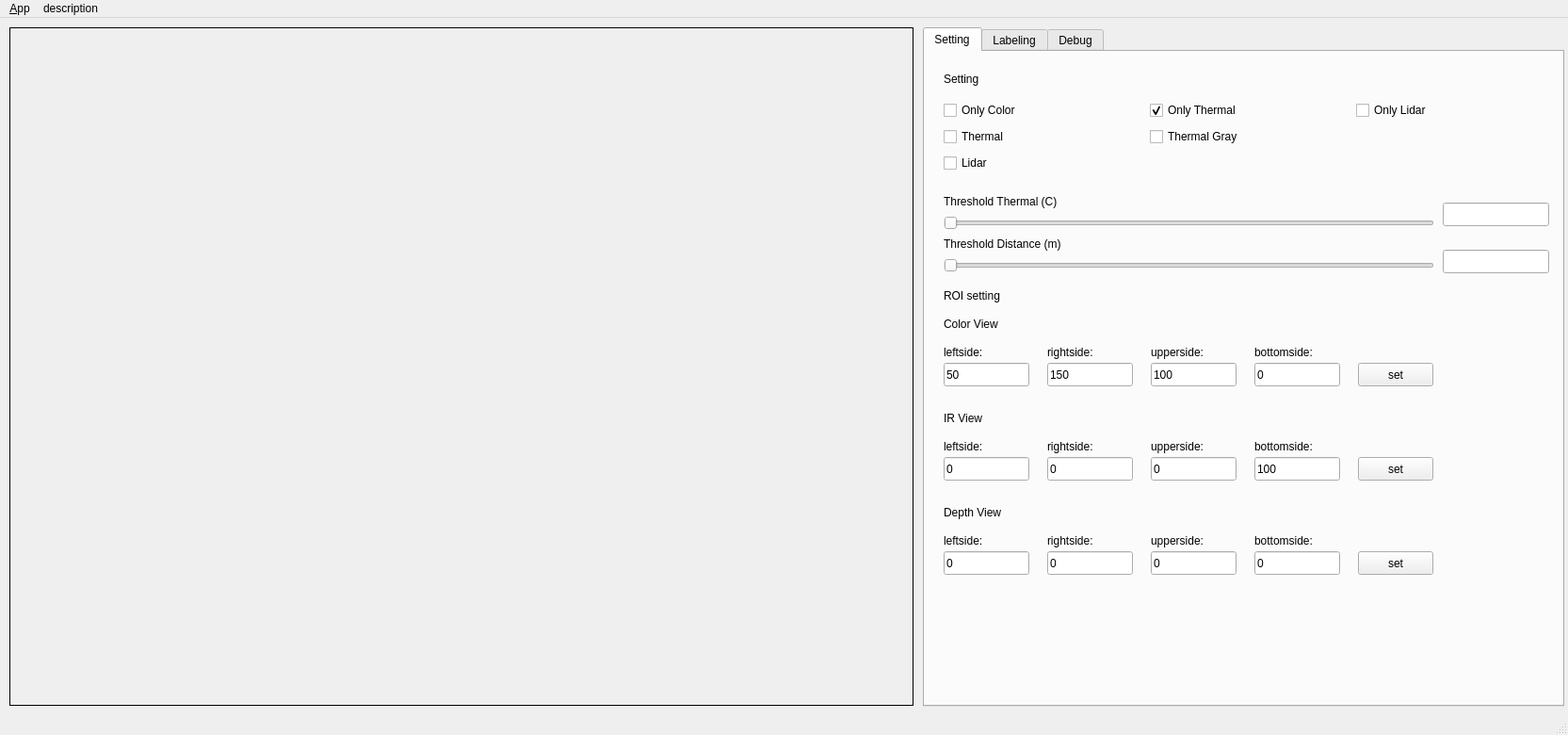
<?xml version="1.0" encoding="UTF-8"?>
<ui version="4.0">
 <class>MainWindowDesign</class>
 <widget class="QMainWindow" name="MainWindowDesign">
  <property name="geometry">
   <rect>
    <x>0</x>
    <y>0</y>
    <width>1665</width>
    <height>780</height>
   </rect>
  </property>
  <property name="windowTitle">
   <string>multi_cam</string>
  </property>
  <property name="windowIcon">
   <iconset>
    <normaloff>:/images/icon.png</normaloff>:/images/icon.png</iconset>
  </property>
  <property name="locale">
   <locale language="English" country="Australia"/>
  </property>
  <widget class="QWidget" name="centralwidget">
   <widget class="my_qlabel" name="labelOrg">
    <property name="geometry">
     <rect>
      <x>10</x>
      <y>10</y>
      <width>960</width>
      <height>720</height>
     </rect>
    </property>
    <property name="sizePolicy">
     <sizepolicy hsizetype="Preferred" vsizetype="Preferred">
      <horstretch>0</horstretch>
      <verstretch>0</verstretch>
     </sizepolicy>
    </property>
    <property name="frameShape">
     <enum>QFrame::Box</enum>
    </property>
    <property name="text">
     <string/>
    </property>
   </widget>
   <widget class="QTabWidget" name="tabWidget">
    <property name="geometry">
     <rect>
      <x>980</x>
      <y>10</y>
      <width>681</width>
      <height>721</height>
     </rect>
    </property>
    <property name="currentIndex">
     <number>0</number>
    </property>
    <widget class="QWidget" name="tab_Setting">
     <attribute name="title">
      <string>Setting</string>
     </attribute>
     <widget class="QWidget" name="layoutWidget">
      <property name="geometry">
       <rect>
        <x>20</x>
        <y>50</y>
        <width>651</width>
        <height>83</height>
       </rect>
      </property>
      <layout class="QGridLayout" name="gridLayout_2">
       <item row="0" column="0">
        <widget class="QCheckBox" name="checkBox_only_color">
         <property name="text">
          <string>Only Color</string>
         </property>
         <property name="checked">
          <bool>false</bool>
         </property>
        </widget>
       </item>
       <item row="0" column="1">
        <widget class="QCheckBox" name="checkBox_only_thermal">
         <property name="text">
          <string>Only Thermal</string>
         </property>
         <property name="checked">
          <bool>true</bool>
         </property>
        </widget>
       </item>
       <item row="0" column="2">
        <widget class="QCheckBox" name="checkBox_only_lidar">
         <property name="text">
          <string>Only Lidar</string>
         </property>
        </widget>
       </item>
       <item row="1" column="0">
        <widget class="QCheckBox" name="checkBox_thermal">
         <property name="text">
          <string>Thermal</string>
         </property>
        </widget>
       </item>
       <item row="2" column="0">
        <widget class="QCheckBox" name="checkBox_lidar">
         <property name="text">
          <string>Lidar</string>
         </property>
         <property name="checked">
          <bool>false</bool>
         </property>
        </widget>
       </item>
       <item row="1" column="1">
        <widget class="QCheckBox" name="checkBox_gray_thermal">
         <property name="text">
          <string>Thermal Gray</string>
         </property>
         <property name="checked">
          <bool>false</bool>
         </property>
        </widget>
       </item>
      </layout>
     </widget>
     <widget class="QLabel" name="label_setting">
      <property name="geometry">
       <rect>
        <x>20</x>
        <y>20</y>
        <width>121</width>
        <height>17</height>
       </rect>
      </property>
      <property name="text">
       <string>Setting</string>
      </property>
     </widget>
     <widget class="QLineEdit" name="lineEdit">
      <property name="geometry">
       <rect>
        <x>550</x>
        <y>160</y>
        <width>113</width>
        <height>25</height>
       </rect>
      </property>
      <property name="readOnly">
       <bool>true</bool>
      </property>
     </widget>
     <widget class="QWidget" name="layoutWidget">
      <property name="geometry">
       <rect>
        <x>20</x>
        <y>150</y>
        <width>521</width>
        <height>84</height>
       </rect>
      </property>
      <layout class="QGridLayout" name="gridLayout_3">
       <item row="3" column="0">
        <widget class="QSlider" name="horizontalSlider_threshold_distance">
         <property name="orientation">
          <enum>Qt::Horizontal</enum>
         </property>
        </widget>
       </item>
       <item row="1" column="0">
        <widget class="QSlider" name="horizontalSlider_threshold_thermal">
         <property name="orientation">
          <enum>Qt::Horizontal</enum>
         </property>
        </widget>
       </item>
       <item row="0" column="0">
        <widget class="QLabel" name="label_threshold_thermal">
         <property name="text">
          <string>Threshold Thermal (C)</string>
         </property>
        </widget>
       </item>
       <item row="2" column="0">
        <widget class="QLabel" name="label_threshold_disatnce">
         <property name="text">
          <string>Threshold Distance (m)</string>
         </property>
        </widget>
       </item>
      </layout>
     </widget>
     <widget class="QLineEdit" name="lineEdit_2">
      <property name="geometry">
       <rect>
        <x>550</x>
        <y>210</y>
        <width>113</width>
        <height>25</height>
       </rect>
      </property>
      <property name="readOnly">
       <bool>true</bool>
      </property>
     </widget>
     <widget class="QLabel" name="label_color_roi_leftside">
      <property name="geometry">
       <rect>
        <x>20</x>
        <y>310</y>
        <width>91</width>
        <height>17</height>
       </rect>
      </property>
      <property name="text">
       <string>leftside:</string>
      </property>
     </widget>
     <widget class="QLabel" name="label_color_roi_rightside">
      <property name="geometry">
       <rect>
        <x>130</x>
        <y>310</y>
        <width>91</width>
        <height>17</height>
       </rect>
      </property>
      <property name="text">
       <string>rightside:</string>
      </property>
     </widget>
     <widget class="QLabel" name="label_color_roi_upperside">
      <property name="geometry">
       <rect>
        <x>240</x>
        <y>310</y>
        <width>91</width>
        <height>17</height>
       </rect>
      </property>
      <property name="text">
       <string>upperside:</string>
      </property>
     </widget>
     <widget class="QLabel" name="label_color_roi_bottomside">
      <property name="geometry">
       <rect>
        <x>350</x>
        <y>310</y>
        <width>91</width>
        <height>17</height>
       </rect>
      </property>
      <property name="text">
       <string>bottomside:</string>
      </property>
     </widget>
     <widget class="QLabel" name="label_roi_setting">
      <property name="geometry">
       <rect>
        <x>20</x>
        <y>250</y>
        <width>81</width>
        <height>17</height>
       </rect>
      </property>
      <property name="text">
       <string>ROI setting</string>
      </property>
     </widget>
     <widget class="QLabel" name="label_color_view">
      <property name="geometry">
       <rect>
        <x>20</x>
        <y>280</y>
        <width>81</width>
        <height>17</height>
       </rect>
      </property>
      <property name="text">
       <string>Color View</string>
      </property>
     </widget>
     <widget class="QLineEdit" name="lineEdit_color_roi_leftside">
      <property name="geometry">
       <rect>
        <x>20</x>
        <y>330</y>
        <width>91</width>
        <height>25</height>
       </rect>
      </property>
      <property name="text">
       <string>50</string>
      </property>
      <property name="readOnly">
       <bool>false</bool>
      </property>
     </widget>
     <widget class="QLineEdit" name="lineEdit_color_roi_rightside">
      <property name="geometry">
       <rect>
        <x>130</x>
        <y>330</y>
        <width>91</width>
        <height>25</height>
       </rect>
      </property>
      <property name="text">
       <string>150</string>
      </property>
      <property name="readOnly">
       <bool>false</bool>
      </property>
     </widget>
     <widget class="QLineEdit" name="lineEdit_color_roi_upperside">
      <property name="geometry">
       <rect>
        <x>240</x>
        <y>330</y>
        <width>91</width>
        <height>25</height>
       </rect>
      </property>
      <property name="text">
       <string>100</string>
      </property>
      <property name="readOnly">
       <bool>false</bool>
      </property>
     </widget>
     <widget class="QLineEdit" name="lineEdit_color_roi_bottomside">
      <property name="geometry">
       <rect>
        <x>350</x>
        <y>330</y>
        <width>91</width>
        <height>25</height>
       </rect>
      </property>
      <property name="text">
       <string>0</string>
      </property>
      <property name="readOnly">
       <bool>false</bool>
      </property>
     </widget>
     <widget class="QLineEdit" name="lineEdit_IR_roi_upperside">
      <property name="geometry">
       <rect>
        <x>240</x>
        <y>430</y>
        <width>91</width>
        <height>25</height>
       </rect>
      </property>
      <property name="text">
       <string>0</string>
      </property>
      <property name="readOnly">
       <bool>false</bool>
      </property>
     </widget>
     <widget class="QLabel" name="label_IR_roi_rightside">
      <property name="geometry">
       <rect>
        <x>130</x>
        <y>410</y>
        <width>91</width>
        <height>17</height>
       </rect>
      </property>
      <property name="text">
       <string>rightside:</string>
      </property>
     </widget>
     <widget class="QLabel" name="label_IR_view">
      <property name="geometry">
       <rect>
        <x>20</x>
        <y>380</y>
        <width>81</width>
        <height>17</height>
       </rect>
      </property>
      <property name="text">
       <string>IR View</string>
      </property>
     </widget>
     <widget class="QLabel" name="label_IR_roi_upperside">
      <property name="geometry">
       <rect>
        <x>240</x>
        <y>410</y>
        <width>91</width>
        <height>17</height>
       </rect>
      </property>
      <property name="text">
       <string>upperside:</string>
      </property>
     </widget>
     <widget class="QLineEdit" name="lineEdit_IR_roi_rightside">
      <property name="geometry">
       <rect>
        <x>130</x>
        <y>430</y>
        <width>91</width>
        <height>25</height>
       </rect>
      </property>
      <property name="text">
       <string>0</string>
      </property>
      <property name="readOnly">
       <bool>false</bool>
      </property>
     </widget>
     <widget class="QLabel" name="label_IR_roi_bottomside">
      <property name="geometry">
       <rect>
        <x>350</x>
        <y>410</y>
        <width>91</width>
        <height>17</height>
       </rect>
      </property>
      <property name="text">
       <string>bottomside:</string>
      </property>
     </widget>
     <widget class="QLabel" name="label_IR_roi_leftside">
      <property name="geometry">
       <rect>
        <x>20</x>
        <y>410</y>
        <width>91</width>
        <height>17</height>
       </rect>
      </property>
      <property name="text">
       <string>leftside:</string>
      </property>
     </widget>
     <widget class="QLineEdit" name="lineEdit_IR_roi_bottomside">
      <property name="geometry">
       <rect>
        <x>350</x>
        <y>430</y>
        <width>91</width>
        <height>25</height>
       </rect>
      </property>
      <property name="text">
       <string>100</string>
      </property>
      <property name="readOnly">
       <bool>false</bool>
      </property>
     </widget>
     <widget class="QLineEdit" name="lineEdit_IR_roi_leftside">
      <property name="geometry">
       <rect>
        <x>20</x>
        <y>430</y>
        <width>91</width>
        <height>25</height>
       </rect>
      </property>
      <property name="text">
       <string>0</string>
      </property>
      <property name="readOnly">
       <bool>false</bool>
      </property>
     </widget>
     <widget class="QLabel" name="label_depth_roi_leftside">
      <property name="geometry">
       <rect>
        <x>20</x>
        <y>510</y>
        <width>91</width>
        <height>17</height>
       </rect>
      </property>
      <property name="text">
       <string>leftside:</string>
      </property>
     </widget>
     <widget class="QLabel" name="label_depth_roi_upperside">
      <property name="geometry">
       <rect>
        <x>240</x>
        <y>510</y>
        <width>91</width>
        <height>17</height>
       </rect>
      </property>
      <property name="text">
       <string>upperside:</string>
      </property>
     </widget>
     <widget class="QLineEdit" name="lineEdit_depth_roi_bottomside">
      <property name="geometry">
       <rect>
        <x>350</x>
        <y>530</y>
        <width>91</width>
        <height>25</height>
       </rect>
      </property>
      <property name="text">
       <string>0</string>
      </property>
      <property name="readOnly">
       <bool>false</bool>
      </property>
     </widget>
     <widget class="QLineEdit" name="lineEdit_depth_roi_upperside">
      <property name="geometry">
       <rect>
        <x>240</x>
        <y>530</y>
        <width>91</width>
        <height>25</height>
       </rect>
      </property>
      <property name="text">
       <string>0</string>
      </property>
      <property name="readOnly">
       <bool>false</bool>
      </property>
     </widget>
     <widget class="QLabel" name="label_depth_roi_bottomside">
      <property name="geometry">
       <rect>
        <x>350</x>
        <y>510</y>
        <width>91</width>
        <height>17</height>
       </rect>
      </property>
      <property name="text">
       <string>bottomside:</string>
      </property>
     </widget>
     <widget class="QLabel" name="label_depth_view">
      <property name="geometry">
       <rect>
        <x>20</x>
        <y>480</y>
        <width>111</width>
        <height>17</height>
       </rect>
      </property>
      <property name="text">
       <string>Depth View</string>
      </property>
     </widget>
     <widget class="QLineEdit" name="lineEdit_depth_roi_leftside">
      <property name="geometry">
       <rect>
        <x>20</x>
        <y>530</y>
        <width>91</width>
        <height>25</height>
       </rect>
      </property>
      <property name="text">
       <string>0</string>
      </property>
      <property name="readOnly">
       <bool>false</bool>
      </property>
     </widget>
     <widget class="QLabel" name="label_depth_roi_rightside">
      <property name="geometry">
       <rect>
        <x>130</x>
        <y>510</y>
        <width>91</width>
        <height>17</height>
       </rect>
      </property>
      <property name="text">
       <string>rightside:</string>
      </property>
     </widget>
     <widget class="QLineEdit" name="lineEdit_depth_roi_rightside">
      <property name="geometry">
       <rect>
        <x>130</x>
        <y>530</y>
        <width>91</width>
        <height>25</height>
       </rect>
      </property>
      <property name="text">
       <string>0</string>
      </property>
      <property name="readOnly">
       <bool>false</bool>
      </property>
     </widget>
     <widget class="QPushButton" name="button_color_roi_set">
      <property name="geometry">
       <rect>
        <x>460</x>
        <y>330</y>
        <width>80</width>
        <height>25</height>
       </rect>
      </property>
      <property name="text">
       <string>set</string>
      </property>
     </widget>
     <widget class="QPushButton" name="button_IR_roi_set">
      <property name="geometry">
       <rect>
        <x>460</x>
        <y>430</y>
        <width>80</width>
        <height>25</height>
       </rect>
      </property>
      <property name="text">
       <string>set</string>
      </property>
     </widget>
     <widget class="QPushButton" name="button_depth_roi_set">
      <property name="geometry">
       <rect>
        <x>460</x>
        <y>530</y>
        <width>80</width>
        <height>25</height>
       </rect>
      </property>
      <property name="text">
       <string>set</string>
      </property>
     </widget>
    </widget>
    <widget class="QWidget" name="tab_Labeling">
     <attribute name="title">
      <string>Labeling</string>
     </attribute>
     <widget class="QLabel" name="label_threshold_thermal_2">
      <property name="geometry">
       <rect>
        <x>21</x>
        <y>21</y>
        <width>76</width>
        <height>17</height>
       </rect>
      </property>
      <property name="text">
       <string>Target List:</string>
      </property>
     </widget>
     <widget class="QPushButton" name="button_delete_id">
      <property name="geometry">
       <rect>
        <x>580</x>
        <y>170</y>
        <width>81</width>
        <height>25</height>
       </rect>
      </property>
      <property name="text">
       <string>delete id</string>
      </property>
     </widget>
     <widget class="QLabel" name="label_threshold_thermal_7">
      <property name="geometry">
       <rect>
        <x>21</x>
        <y>434</y>
        <width>66</width>
        <height>17</height>
       </rect>
      </property>
      <property name="text">
       <string>manually:</string>
      </property>
     </widget>
     <widget class="QLabel" name="label_threshold_thermal_3">
      <property name="geometry">
       <rect>
        <x>21</x>
        <y>457</y>
        <width>20</width>
        <height>17</height>
       </rect>
      </property>
      <property name="text">
       <string>x1:</string>
      </property>
     </widget>
     <widget class="QLabel" name="label_threshold_thermal_4">
      <property name="geometry">
       <rect>
        <x>116</x>
        <y>457</y>
        <width>20</width>
        <height>17</height>
       </rect>
      </property>
      <property name="text">
       <string>y1:</string>
      </property>
     </widget>
     <widget class="QLabel" name="label_threshold_thermal_5">
      <property name="geometry">
       <rect>
        <x>210</x>
        <y>457</y>
        <width>20</width>
        <height>17</height>
       </rect>
      </property>
      <property name="text">
       <string>x2:</string>
      </property>
     </widget>
     <widget class="QLabel" name="label_threshold_thermal_6">
      <property name="geometry">
       <rect>
        <x>305</x>
        <y>457</y>
        <width>20</width>
        <height>17</height>
       </rect>
      </property>
      <property name="text">
       <string>y2:</string>
      </property>
     </widget>
     <widget class="QLineEdit" name="lineEdit_x1">
      <property name="geometry">
       <rect>
        <x>21</x>
        <y>480</y>
        <width>89</width>
        <height>25</height>
       </rect>
      </property>
      <property name="readOnly">
       <bool>false</bool>
      </property>
     </widget>
     <widget class="QLineEdit" name="lineEdit_y1">
      <property name="geometry">
       <rect>
        <x>116</x>
        <y>480</y>
        <width>88</width>
        <height>25</height>
       </rect>
      </property>
      <property name="readOnly">
       <bool>false</bool>
      </property>
     </widget>
     <widget class="QLineEdit" name="lineEdit_x2">
      <property name="geometry">
       <rect>
        <x>210</x>
        <y>480</y>
        <width>89</width>
        <height>25</height>
       </rect>
      </property>
      <property name="readOnly">
       <bool>false</bool>
      </property>
     </widget>
     <widget class="QLineEdit" name="lineEdit_y2">
      <property name="geometry">
       <rect>
        <x>305</x>
        <y>480</y>
        <width>88</width>
        <height>25</height>
       </rect>
      </property>
      <property name="readOnly">
       <bool>false</bool>
      </property>
     </widget>
     <widget class="QPushButton" name="button_manually_add">
      <property name="geometry">
       <rect>
        <x>399</x>
        <y>480</y>
        <width>80</width>
        <height>25</height>
       </rect>
      </property>
      <property name="text">
       <string>add</string>
      </property>
     </widget>
     <widget class="QTableView" name="tableView">
      <property name="geometry">
       <rect>
        <x>21</x>
        <y>44</y>
        <width>458</width>
        <height>381</height>
       </rect>
      </property>
      <attribute name="horizontalHeaderMinimumSectionSize">
       <number>30</number>
      </attribute>
     </widget>
     <widget class="QPushButton" name="button_select_position">
      <property name="geometry">
       <rect>
        <x>490</x>
        <y>44</y>
        <width>171</width>
        <height>25</height>
       </rect>
      </property>
      <property name="text">
       <string>select position</string>
      </property>
     </widget>
     <widget class="QLineEdit" name="lineEdit_delete_id">
      <property name="geometry">
       <rect>
        <x>490</x>
        <y>170</y>
        <width>81</width>
        <height>25</height>
       </rect>
      </property>
      <property name="text">
       <string>0</string>
      </property>
      <property name="readOnly">
       <bool>false</bool>
      </property>
     </widget>
     <widget class="QPushButton" name="button_update_clear">
      <property name="geometry">
       <rect>
        <x>490</x>
        <y>106</y>
        <width>171</width>
        <height>25</height>
       </rect>
      </property>
      <property name="text">
       <string>clear</string>
      </property>
     </widget>
    </widget>
    <widget class="QWidget" name="tab_Debug">
     <attribute name="title">
      <string>Debug</string>
     </attribute>
     <widget class="QListView" name="listView_topic_list">
      <property name="geometry">
       <rect>
        <x>10</x>
        <y>50</y>
        <width>651</width>
        <height>271</height>
       </rect>
      </property>
     </widget>
     <widget class="QWidget" name="layoutWidget">
      <property name="geometry">
       <rect>
        <x>10</x>
        <y>10</y>
        <width>169</width>
        <height>31</height>
       </rect>
      </property>
      <layout class="QGridLayout" name="gridLayout">
       <item row="0" column="1">
        <widget class="QPushButton" name="button_set">
         <property name="text">
          <string>set</string>
         </property>
        </widget>
       </item>
       <item row="0" column="0">
        <widget class="QPushButton" name="button_update">
         <property name="text">
          <string>list update</string>
         </property>
        </widget>
       </item>
      </layout>
     </widget>
    </widget>
   </widget>
  </widget>
  <widget class="QMenuBar" name="menubar">
   <property name="geometry">
    <rect>
     <x>0</x>
     <y>0</y>
     <width>1665</width>
     <height>22</height>
    </rect>
   </property>
   <widget class="QMenu" name="menu_File">
    <property name="title">
     <string>&amp;App</string>
    </property>
    <addaction name="action_Preferences"/>
    <addaction name="separator"/>
    <addaction name="actionAbout"/>
    <addaction name="actionAbout_Qt"/>
    <addaction name="separator"/>
    <addaction name="action_Quit"/>
   </widget>
   <widget class="QMenu" name="menudescription">
    <property name="title">
     <string>description</string>
    </property>
   </widget>
   <addaction name="menu_File"/>
   <addaction name="menudescription"/>
  </widget>
  <widget class="QStatusBar" name="statusbar"/>
  <action name="action_Quit">
   <property name="text">
    <string>&amp;Quit</string>
   </property>
   <property name="shortcut">
    <string>Ctrl+Q</string>
   </property>
   <property name="shortcutContext">
    <enum>Qt::ApplicationShortcut</enum>
   </property>
  </action>
  <action name="action_Preferences">
   <property name="text">
    <string>&amp;Preferences</string>
   </property>
  </action>
  <action name="actionAbout">
   <property name="text">
    <string>&amp;About</string>
   </property>
  </action>
  <action name="actionAbout_Qt">
   <property name="text">
    <string>About &amp;Qt</string>
   </property>
  </action>
 </widget>
 <customwidgets>
  <customwidget>
   <class>my_qlabel</class>
   <extends>QLabel</extends>
   <header location="global">my_qlabel.h</header>
  </customwidget>
 </customwidgets>
 <resources/>
 <connections>
  <connection>
   <sender>action_Quit</sender>
   <signal>triggered()</signal>
   <receiver>MainWindowDesign</receiver>
   <slot>close()</slot>
   <hints>
    <hint type="sourcelabel">
     <x>-1</x>
     <y>-1</y>
    </hint>
    <hint type="destinationlabel">
     <x>399</x>
     <y>299</y>
    </hint>
   </hints>
  </connection>
 </connections>
</ui>
